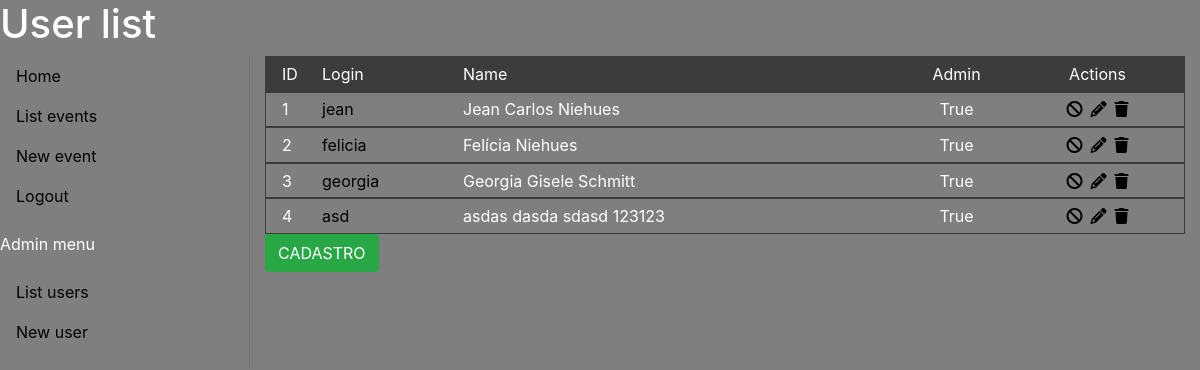
The app's page /users/, older data.
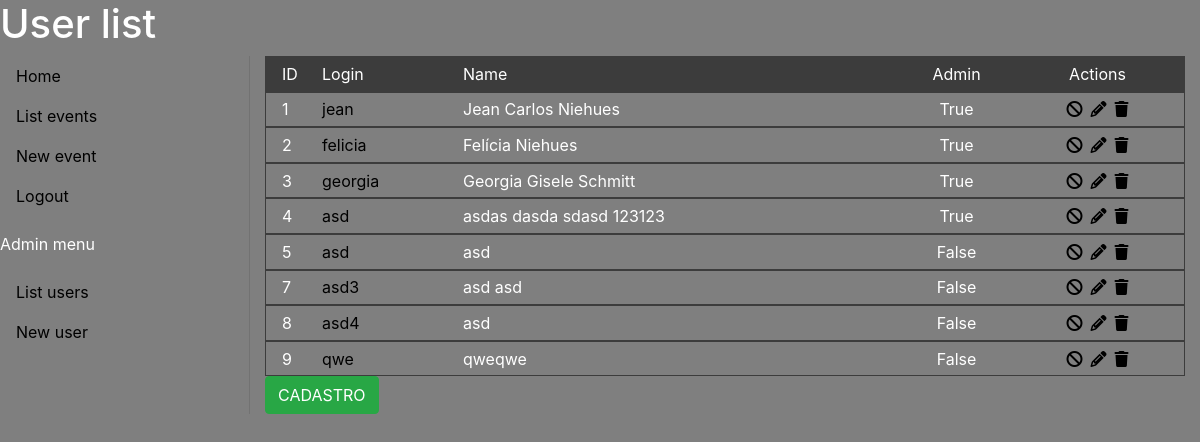
The same page, newer data.
### models/calendar_model.py (models this page shows)
class User(SQLModel, table=True):
    id: Optional[int] = Field(default=None, primary_key=True, nullable=False)
    user_name: str = Field(index=True)
    name: str = Field(index=True)
    admin: bool = Field(nullable=True)
    password: str = Field(nullable=False)
    events: List["Event"] = Relationship(back_populates="users")

### views/user.py (the view, shortened to what this page needs)
@app.route('/users/', methods=['GET', 'POST'])
def user():
    if request.method == 'GET':
        users_list = listUsers()
        print(users_list)
        return render_template('list_users.html', title = 'User list', users_list=users_list)

### controller/users_controller.py (called while the page is built)
def listUsers(id=None, user_name=None):
    with Session(engine) as session:
        if id is not None or user_name is not None:
            statement = select(User).where(User.id == id).options(selectinload(User.events))
            user = session.exec(statement)
            return user.first()
        else:
            statement = select(User).options(selectinload(User.events))
            user = session.exec(statement)
            return user.all()

### templates/list_users.html (shortened to what this page needs)
{% extends "template.html" %}
{% block content %}
<body>
    <div class="container listapessoas user__list">
        <ul class="heading user-grid-template">
            <li>ID</li>
            <li>Login</li>
            <li>Name</li>
            <li class="flex-justify-center">Admin</li>
            <li class="flex-justify-center">Actions</li>
        </ul>
        {% for user in users_list %}
        <ul class="user__details user-grid-template">
            <li>{{ user.id }}</li>
            <li><a href="/users/{{ user.id }}">{{ user.user_name }}</a></li>
            <li>{{ user.name }}</li>
            <li class="flex-justify-center">{{ user.admin }}</li>
            <li class="actions flex-justify-center"><a href="#" title="Suspend"><i class="fa-solid fa-ban"></i></a><a href="/users/edit/{{ user.id }}" title="Edit"><i class="fa-solid fa-pencil"></i></a><a href="#" user-delete data-id="{{ user.id }}" title="Delete"><i class="fa-solid fa-trash"></i></a></li>
        </ul>
            {% endfor %}
        <a href="/users/new_user" class="btn btn-success">CADASTRO</a>
    </div>
</body>
{% endblock content %}

### templates/template.html (shortened to what this page needs)
<!DOCTYPE html>
<html lang="pt-BR">
<head>
    <link rel="stylesheet" href="https://stackpath.bootstrapcdn.com/bootstrap/4.1.3/css/bootstrap.min.css">
    <link rel="stylesheet" href="/../static/style.css">
</head>
<header>
  {% block title %} <h1 class="title">{{ title }}</h1> {% endblock title %}
</header>
<div class="content__wrapper">
  <div class="navigation">
  <nav>
    <ul class="menu nav-pills">
      <li class="nav-item">
        <a class="nav-link" href="/">Home</a>
      </li>
      <li class="nav-item">
        <a class="nav-link" href="/events">List events</a>
      </li>
      <li class="nav-item">
        <a class="nav-link" href="/users/new_user">New event</a>
      </li>
      <li class="nav-item">
        <a class="nav-link" href="/logout">Logout</a>
      </li>
    </ul>
  </nav>
  <p>Admin menu</p>
  <nav>
    <ul class="menu nav-pills admin-nav">
      <li class="nav-item">
        <a class="nav-link" href="/users">List users</a>
      </li>
      <li class="nav-item">
        <a class="nav-link" href="/users/new_user">New user</a>
      </li>
    </ul>
  </nav>
</div>
  <div class="content">
  {% block content %}{% endblock content %}
  </div>
</div>
</html>

### static/style.css (style rules this page uses)
:root { --hover-color: rgba(0,0,0,.1); --dark-gray-60: rgb(60,60,60); }
body { background-color: rgba(0, 0, 0, .5); color: white; }
.content__wrapper { display: grid; grid-template-columns: minmax(180px, 250px) 2fr; }
.content__wrapper .navigation { display: flex; flex-direction: column; border-right: 1px solid var(--hover-color); }
.content__wrapper .navigation ul { padding-left: 0px; }
ul li { list-style-type:none; }
a, a:hover { color: black; }
.flex-justify-center { display: flex; justify-content: center; }
.user__list .user-grid-template { display: grid; grid-template-columns: minmax(20px, 40px) minmax(80px,1fr) minmax(250px,3fr) 1fr 1fr; padding: .3rem 1rem; margin-bottom: 0px; }
.user__list .heading { background-color: var(--dark-gray-60); margin-bottom: 0px; }
.user__list ul { border: 1px solid var(--dark-gray-60); }
.user__list .actions { display: inline-flex; gap: .5rem; }

Row changes from the older to the newer data that the page shows:
added User: id "5", user_name "asd", name "asd", admin "False"
added User: id "7", user_name "asd3", name "asd asd", admin "False"
added User: id "8", user_name "asd4", name "asd", admin "False"
added User: id "9", user_name "qwe", name "qweqwe", admin "False"
